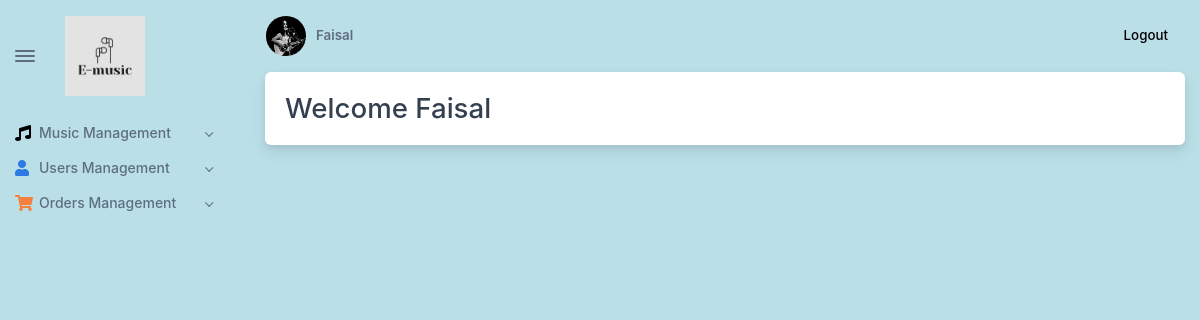
/admin/screens/pages/home.php (signed in), run on the app's committed database.
### tables this page shows
CREATE TABLE `users` (
    `user_id` int(11) NOT NULL,
    `user_name` varchar(50) DEFAULT NULL,
    `user_type` int(11) DEFAULT NULL,
    `email` varchar(255) DEFAULT NULL,
    `password` varchar(255) DEFAULT NULL,
    `user_image` varchar(100) NOT NULL,
    `status` int(11) DEFAULT NULL
);

### url.php (called while the page is built, shortened)
<?php
$site_path  = 'http://localhost/emusic/';
$admin_path = $site_path . 'admin/';

### class/cls_db.php (called while the page is built, shortened)
<?php
function make_connection() {
	return mysqli_connect( 'localhost', 'root', '', 'emusic_db' );
}
function select( $Query ) {
	$conn         = make_connection();
	$result_array = mysqli_query( $conn, $Query );
	if ( empty( $result_array ) ) {
		return 0;
	} else {
		return $result_array;
	}
}

### admin/screens/pages/home.php (the view, shortened to what this page needs)
<!DOCTYPE html>
<html lang="en-US" dir="ltr">
<?php
	require '../../includes/header.php';
	require '../../../class/cls_db.php';
?>
  <body class="bg-nav">
	<main class="main" id="top">
	  <div class="container-fluid content-area" data-layout="container">
		<?php require '../../includes/navbar.php'; ?>
		<div class="content">
		<?php require '../../includes/menu.php'; ?>
		  <div class="card mb-3">
			<div class="card-body">
			  <h3 class="mb-0"><?php echo "Welcome " . $adminRecord['user_name']; ?></h3>
			</div>
		  </div>
		</div>
	  </div>
	</main>
  </body>
</html>

### admin/includes/menu.php (shortened to what this page needs)
<?php
$admin_id    = $_SESSION['admin'];
$adminQuery  = "SELECT * FROM users WHERE user_id = $admin_id";
$adminArray  = select( $adminQuery );
$adminRecord = mysqli_fetch_array( $adminArray );
$admin_img = $site_path . 'images/profile/' . $adminRecord['user_image'];
?>
	<nav class="navbar navbar-light fs--1 font-weight-semi-bold row navbar-top sticky-kit navbar-expand p-3">
		<div class="collapse navbar-collapse d-flex justify-content-between" id="navbarNavDropdown1">
			<div class="d-flex align-items-center">
				<img src="<?php echo $admin_img; ?> " alt="" class="menu-img">
				<?php echo $adminRecord['user_name']; ?>
			</div>
			<ul class="navbar-nav align-items-center ml-auto">
				<li class="nav-item">
					<a class="dropdown-item text-black fs--1" href="<?php echo $admin_path; ?>screens/pages/logout.php">Logout</a>
				</li>
			</ul>
		</div>
	</nav>

### assets/css/style.css (style rules this page uses)
.menu-img { width: 40px; height: 40px; border-radius: 50%; box-shadow: 1px 1px 5px inset; margin-right: 10px; }

### assets/css/custom.css (style rules this page uses)
.bg-nav { background-color: #badfe7; }
ul { list-style-type: none; }

### data on the page
users: user_image (picture), user_name "Faisal"
